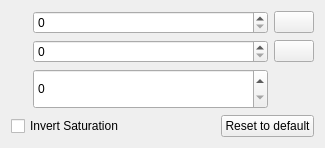
<?xml version="1.0" encoding="UTF-8"?>
<ui version="4.0">
 <author>
    SPDX-FileCopyrightText: none
    SPDX-License-Identifier: GPL-3.0-or-later
  </author>
 <class>wdgWheelPreferencesPopup</class>
 <widget class="QWidget" name="wdgWheelPreferencesPopup">
  <property name="geometry">
   <rect>
    <x>0</x>
    <y>0</y>
    <width>325</width>
    <height>148</height>
   </rect>
  </property>
  <layout class="QVBoxLayout" name="verticalLayout">
   <item>
    <layout class="QGridLayout" name="gridLayout">
     <item row="1" column="1">
      <widget class="KisSliderSpinBox" name="numHueSteps" native="true">
       <property name="sizePolicy">
        <sizepolicy hsizetype="Expanding" vsizetype="Preferred">
         <horstretch>0</horstretch>
         <verstretch>0</verstretch>
        </sizepolicy>
       </property>
      </widget>
     </item>
     <item row="0" column="2">
      <widget class="QPushButton" name="bnInfValueScaleSteps">
       <property name="text">
        <string/>
       </property>
       <property name="checkable">
        <bool>true</bool>
       </property>
      </widget>
     </item>
     <item row="0" column="1">
      <widget class="KisSliderSpinBox" name="numValueScaleSteps" native="true">
       <property name="sizePolicy">
        <sizepolicy hsizetype="Expanding" vsizetype="Preferred">
         <horstretch>0</horstretch>
         <verstretch>0</verstretch>
        </sizepolicy>
       </property>
      </widget>
     </item>
     <item row="1" column="2">
      <widget class="QPushButton" name="bnInfHueSteps">
       <property name="text">
        <string/>
       </property>
       <property name="checkable">
        <bool>true</bool>
       </property>
      </widget>
     </item>
     <item row="2" column="1">
      <widget class="KisSliderSpinBox" name="numSaturationSteps" native="true">
       <property name="sizePolicy">
        <sizepolicy hsizetype="Expanding" vsizetype="Preferred">
         <horstretch>0</horstretch>
         <verstretch>0</verstretch>
        </sizepolicy>
       </property>
      </widget>
     </item>
     <item row="2" column="0">
      <widget class="QLabel" name="labelSaturationSteps">
       <property name="minimumSize">
        <size>
         <width>16</width>
         <height>16</height>
        </size>
       </property>
       <property name="toolTip">
        <string>Saturation Rings</string>
       </property>
       <property name="text">
        <string/>
       </property>
       <property name="alignment">
        <set>Qt::AlignRight|Qt::AlignTrailing|Qt::AlignVCenter</set>
       </property>
      </widget>
     </item>
     <item row="1" column="0">
      <widget class="QLabel" name="labelHueSteps">
       <property name="minimumSize">
        <size>
         <width>16</width>
         <height>16</height>
        </size>
       </property>
       <property name="toolTip">
        <string>Hue Steps</string>
       </property>
       <property name="text">
        <string/>
       </property>
       <property name="alignment">
        <set>Qt::AlignRight|Qt::AlignTrailing|Qt::AlignVCenter</set>
       </property>
      </widget>
     </item>
     <item row="0" column="0">
      <widget class="QLabel" name="labelValueScaleSteps">
       <property name="minimumSize">
        <size>
         <width>16</width>
         <height>16</height>
        </size>
       </property>
       <property name="toolTip">
        <string>Value Scale Steps</string>
       </property>
       <property name="text">
        <string/>
       </property>
       <property name="alignment">
        <set>Qt::AlignRight|Qt::AlignTrailing|Qt::AlignVCenter</set>
       </property>
      </widget>
     </item>
    </layout>
   </item>
   <item>
    <layout class="QHBoxLayout" name="horizontalLayout_2">
     <item>
      <widget class="QCheckBox" name="bnInverseSat">
       <property name="text">
        <string>Invert Saturation</string>
       </property>
       <property name="checkable">
        <bool>true</bool>
       </property>
      </widget>
     </item>
     <item>
      <spacer name="horizontalSpacer">
       <property name="orientation">
        <enum>Qt::Horizontal</enum>
       </property>
       <property name="sizeHint" stdset="0">
        <size>
         <width>40</width>
         <height>20</height>
        </size>
       </property>
      </spacer>
     </item>
     <item>
      <widget class="QPushButton" name="bnDefault">
       <property name="text">
        <string>Reset to default</string>
       </property>
       <property name="flat">
        <bool>false</bool>
       </property>
      </widget>
     </item>
    </layout>
   </item>
  </layout>
 </widget>
 <customwidgets>
  <customwidget>
   <class>KisSliderSpinBox</class>
   <extends>QSpinBox</extends>
   <header location="global">kis_slider_spin_box.h</header>
   <container>1</container>
  </customwidget>
 </customwidgets>
 <resources/>
 <connections/>
</ui>
